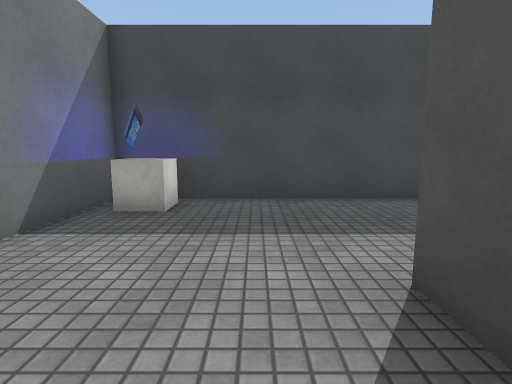
[1] (above)

18 first-person views from a walk through a scene from a Unity 3-D project. The camera is 1.2 m above the floor, tilts 8° down and sees 80° across. The floor is counted in squares, 1 m on a side. Each view is taken from the middle of a square. On the plan, view 1 faces up. The plan holds only what a view shows up to about 13 squares ahead; the rest is blank. The place goes on beyond the plan. Door leaves are left out, so doorways stand open. Some surface patterns are stand-ins.

[2]
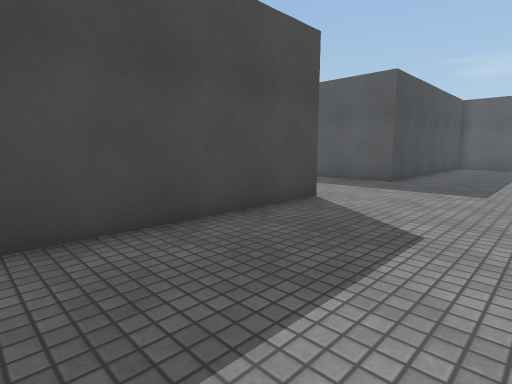

[3]
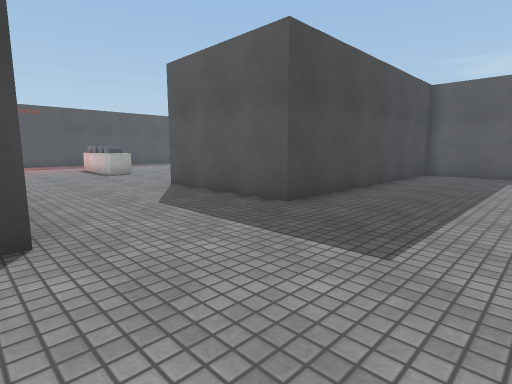

[4]
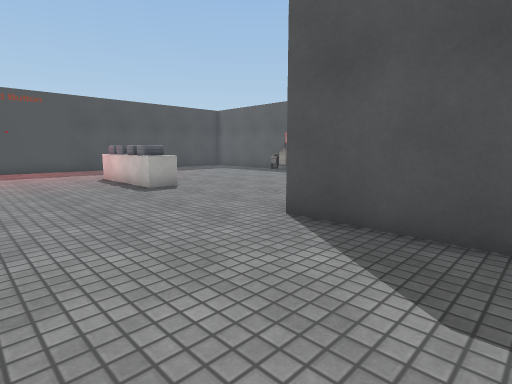

[5]
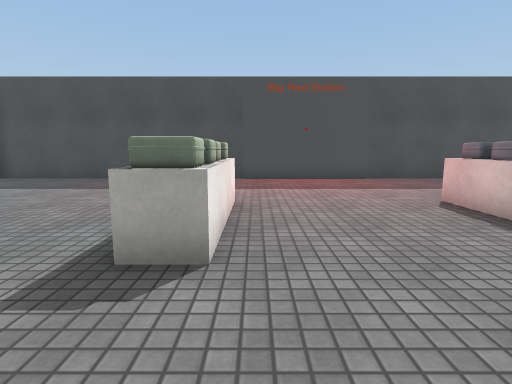

[6]
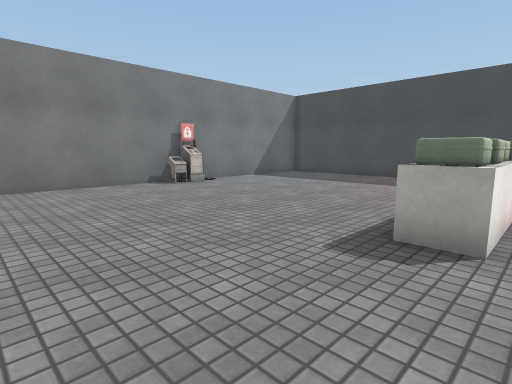

[7]
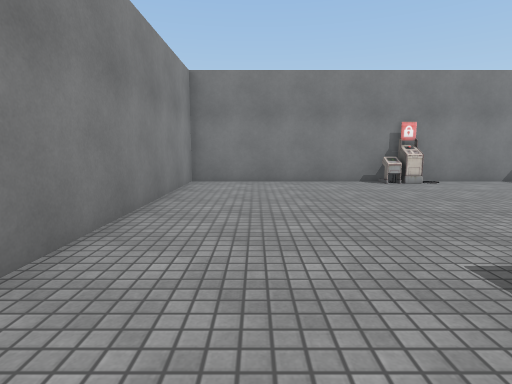

[8]
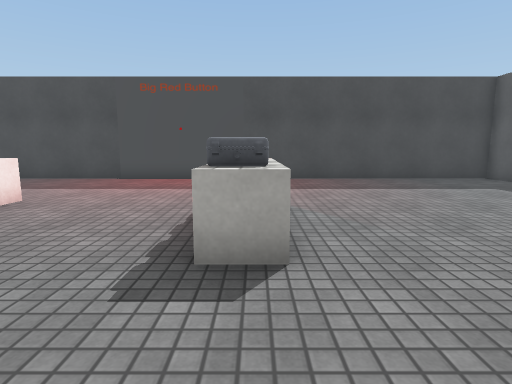

[9]
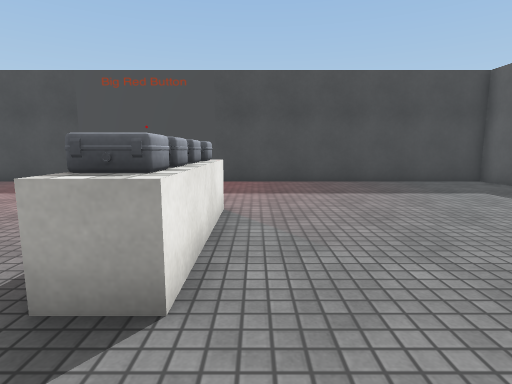

[10]
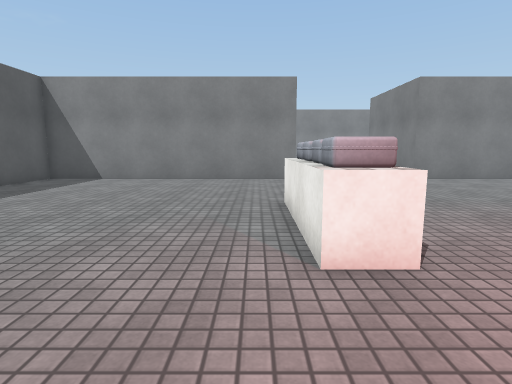

[11]
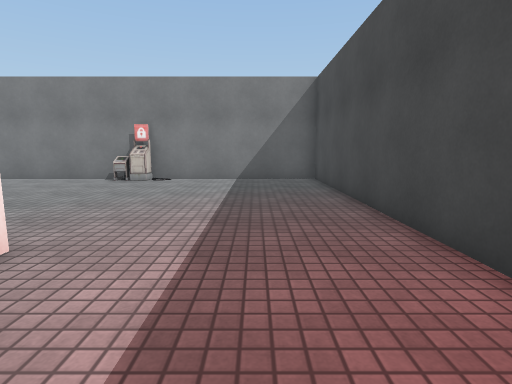

[12]
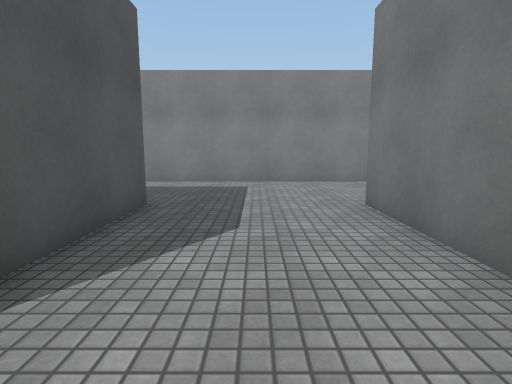

[13]
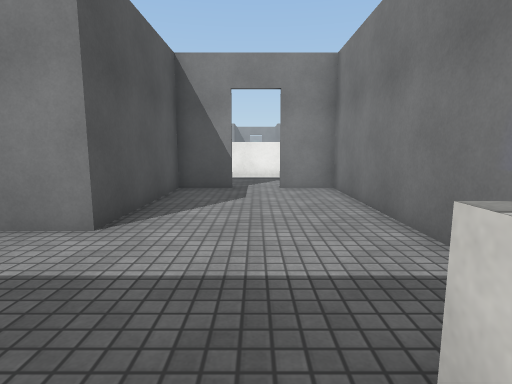

[14]
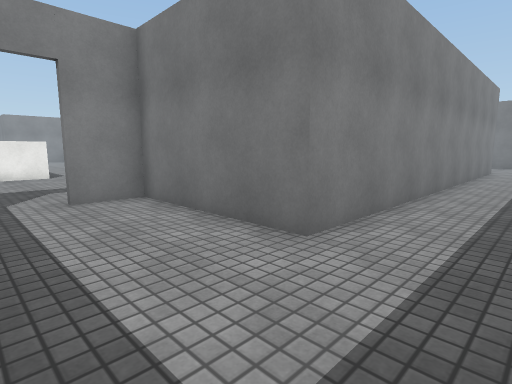

[15]
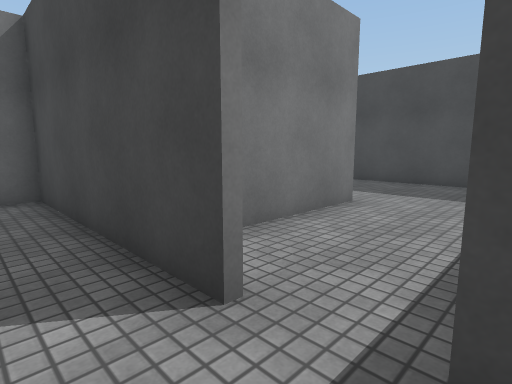

[16]
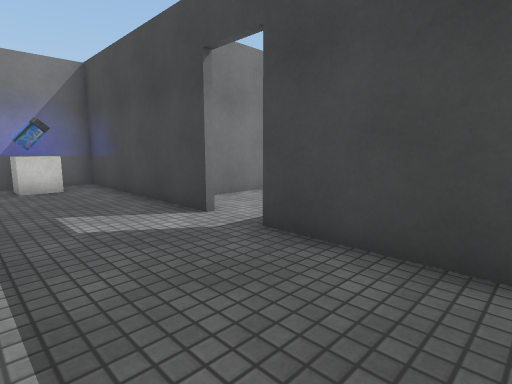

[17]
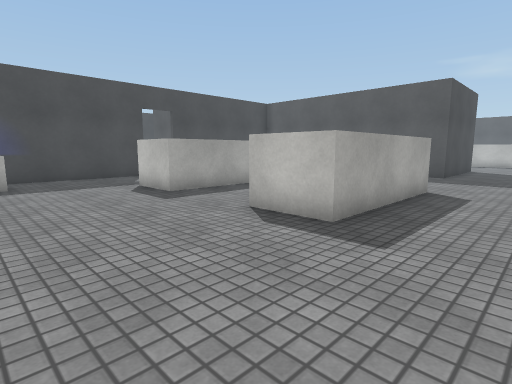

[18]
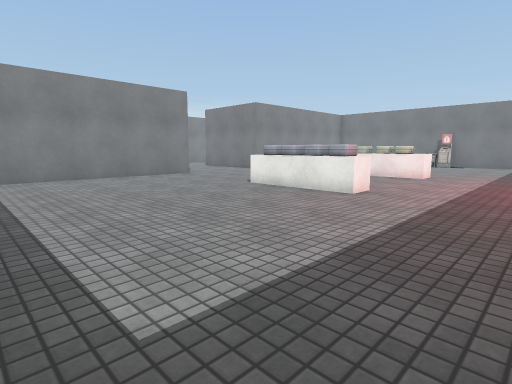

### Floor plan
Points are (right, up) in squares from view 1. A wall is a line through its corners. A room is listed if a view was taken in it or the views show most of it. See-through windows are left out.
Room 1 (views 1, 2, 3, 4, 5, 6, 7, 8, 9, 10, 11, 12, 13, 14, 18)
walls: (-3.4, 5.2) (-3.4, -2.4) (-1.8, -2.4); (20.3, 7.4) (11.4, 7.4) (11.4, 12.6) (20.5, 12.6); (-0.4, -2.4) (1.4, -2.4) (1.4, 2.6) (16.6, 2.6) (16.6, -2.4) (18.2, -2.4); (20.5, 27.4) (-3.4, 27.4) (-3.4, 12.6) (6.6, 12.6) (6.6, 7.4) (-1.5, 7.4)
low walls: (5.5, 22.1) (6.6, 22.1) (6.6, 21.5)
ways out: opening at (-1, -3) to room 2; opening at (19.5, -3) to room 2
objects: other object (-3, 6) to (-2, 7); other object (-3, 20) to (-3, 21); other object (-2, 6); ammo (6, 18); ammo (6, 19); other object (6, 20); other object (6, 21); other object (12, 18); other object (12, 19); other object (12, 20); other object (12, 21) to (12, 22)
Room 2 (views 15, 16, 17)
walls: (7.3, -12.6) (6.4, -12.6) (6.4, -11.8); (1.5, -13.4) (-3.6, -13.4) (-3.6, -11.4); (-0.4, -8.1) (-3.6, -8.1) (-3.6, -6); (2.8, -2.6) (-0.2, -2.6); (-2.1, -6.1) (0.1, -6.1); (-1.6, -2.6) (-8.4, -2.6) (-8.4, -3.1); (17.1, -9.8) (18.7, -9.8); (18.4, -2.6) (11.6, -2.6) (11.6, -3.4)
ways out: opening at (-1, -3) to room 1; opening at (19.5, -3) to room 1
objects: other object (-8, -5) to (-7, -4); other object (-7, -4)

Positions as (right, up) in squares from view 1, and headings:
1: (0, 0), facing up
2: (0, 3), facing up-right
3: (6, 3), facing up-right
4: (7, 9), facing up-right
5: (7, 15), facing up
6: (7, 14), facing up-left
7: (8, 15), facing left
8: (12, 15), facing up
9: (13, 16), facing up
10: (13, 25), facing down
11: (9, 25), facing left
12: (9, 14), facing down
13: (-1, 7), facing down
14: (20, 5), facing down-left
15: (20, -4), facing up-left
16: (3, -6), facing up-left
17: (-8, -16), facing up-right
18: (20, 26), facing down-left
